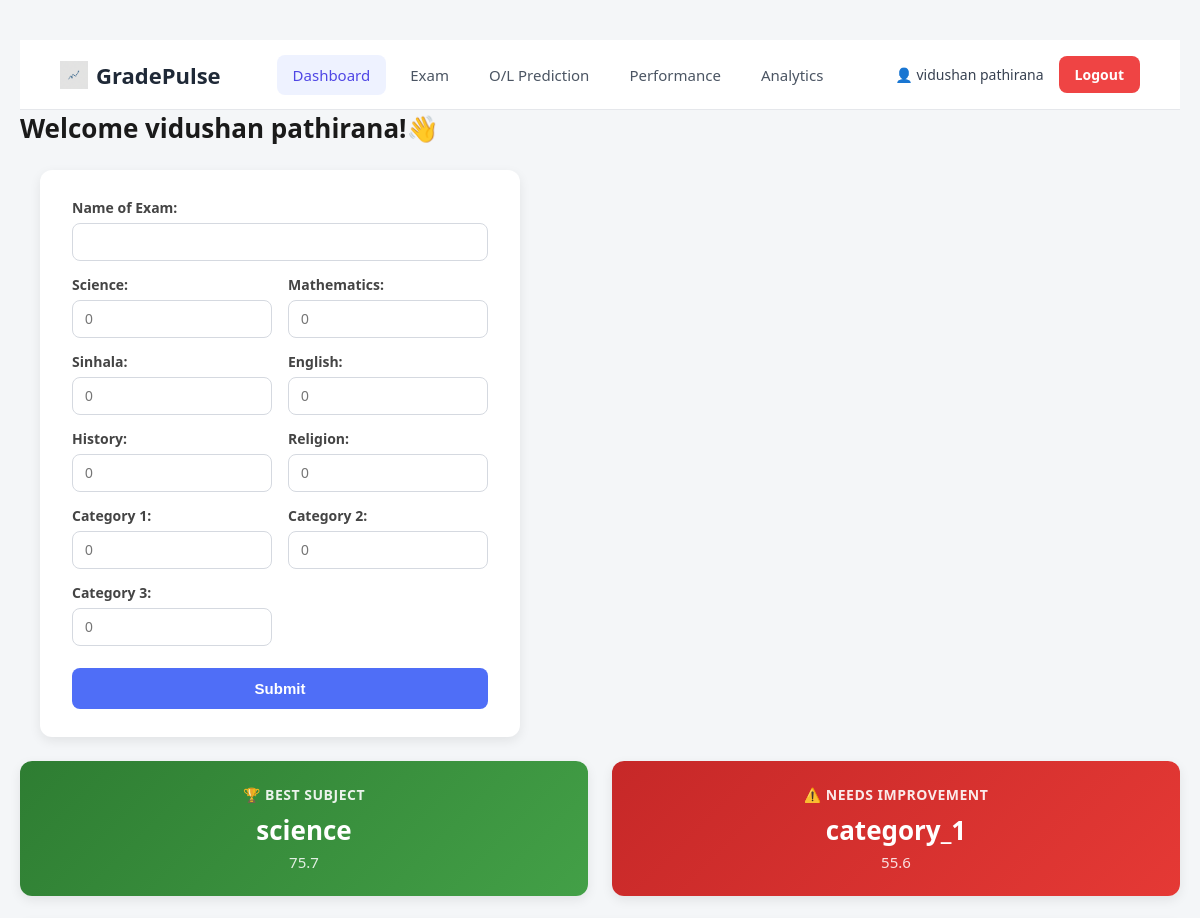
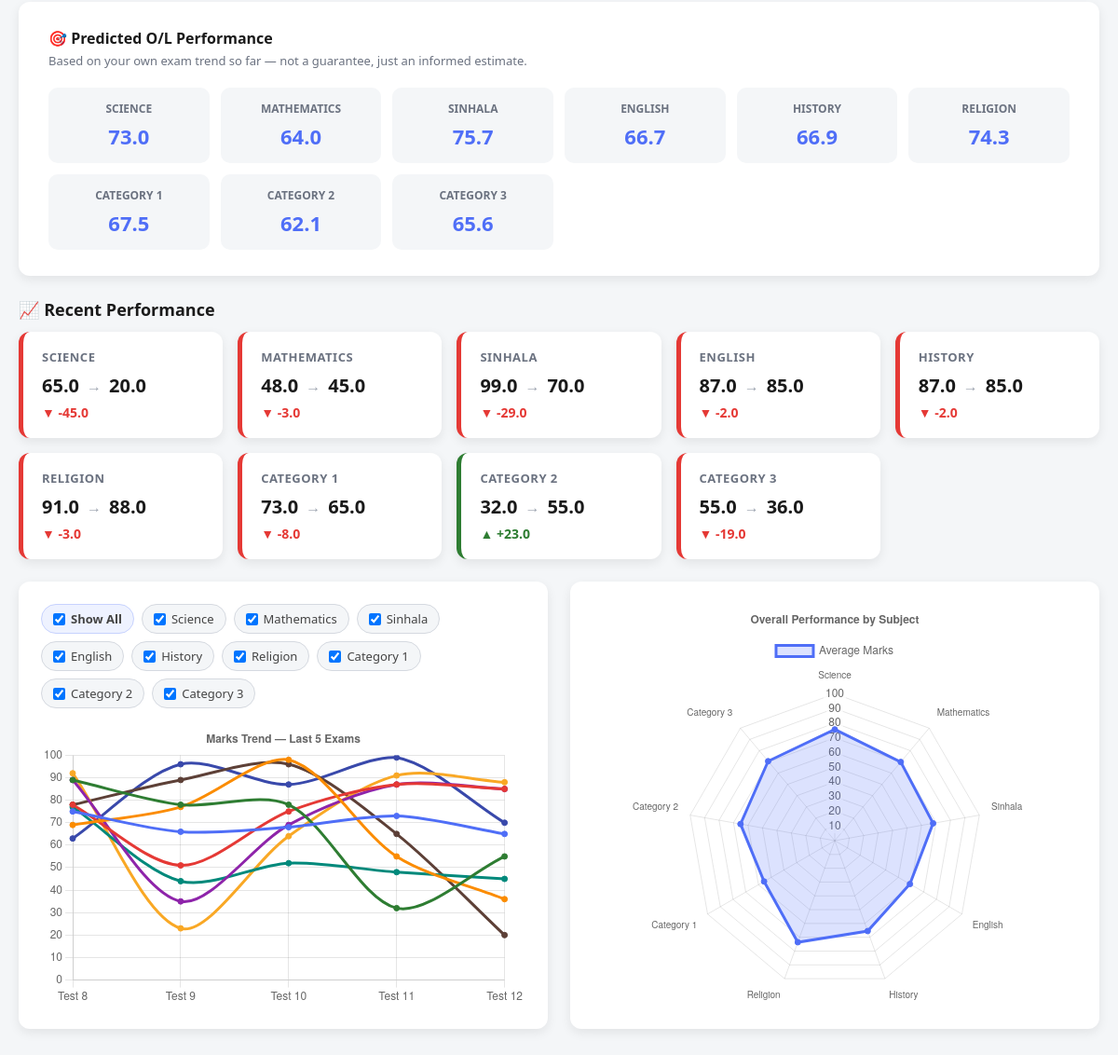
Screenshot of /home (signed in) with the database file from the repository (2 pictures, top to bottom).
### models.py (models this page shows, shortened)
class Prediction(db.Model):
    __tablename__ = "predictions"
    id = db.Column(db.Integer, primary_key=True)
    student_id = db.Column(db.Integer, db.ForeignKey("students.id"), nullable=False)
    subject = db.Column(db.String(50), nullable=False)
    predicted_score = db.Column(db.Float, nullable=False)
    created_at = db.Column(db.DateTime, default=datetime.utcnow)

class Marks(db.Model):
    __tablename__ = "marks"
    id = db.Column(db.Integer, primary_key=True)
    exam_id = db.Column(db.Integer, db.ForeignKey("exams.id"), nullable=False)
    subject = db.Column(db.String(50), nullable=False)
    score = db.Column(db.Float, nullable=False)

### app.py (the view, shortened to what this page needs)
@app.route("/home", methods=['GET', 'POST'])
def home():
    result = None
    card_data = None
    student_id = session.get("student_id")
    if student_id is None:
        return redirect(url_for("login"))
    name = session.get("name")
    subject_names = ["science",
                    "mathematics",
                    "sinhala",
                    "english",
                    "history",
                    "religion",
                    "category_1",
                    "category_2",
                    "category_3"]
    recent_exams = (
        Exam.query
        .filter_by(student_id=student_id)
        .order_by(Exam.id.desc())
        .limit(5)
        .all()
    )
    recent_exams.reverse()
    line_labels = [exam.exam_name for exam in recent_exams]
    line_data = {subject: [] for subject in subject_names}
    for exam in recent_exams:
        marks_by_subject = {m.subject: m.score for m in exam.marks}
        for subject in subject_names:
            line_data[subject].append(marks_by_subject.get(subject))
    radar_data = []
    for subject in subject_names:
        avg_score = (
            db.session.query(func.avg(Marks.score))
            .join(Exam)
            .filter(Exam.student_id == student_id,
                       Marks.subject == subject
                       )
            .scalar()
        )
        radar_data.append(round(avg_score, 1) if avg_score is not None else 0)
    improvement_data = {}
    if len(recent_exams) >= 2:
        previous_exam = recent_exams[-2]
        latest_exam = recent_exams[-1]
        previous_marks = {mark.subject: mark.score for mark in previous_exam.marks}
        latest_marks = {mark.subject: mark.score for mark in latest_exam.marks}
        for subject in subject_names:
            previous_score = previous_marks.get(subject)
            latest_score = latest_marks.get(subject)
            if previous_score is not None and latest_score is not None:
                improvement = latest_score - previous_score
                improvement_data[subject] = {
                    "previous" : previous_score,
                    "latest" : latest_score,
                    "improvement" : improvement
                }
    all_exams = (
        Exam.query
        .filter_by(student_id=student_id)
        .order_by(Exam.id.asc())
        .all()
    )
    prediction_data = {}
    if len(all_exams) >= 2:
        for subject in subject_names:
            scores = []
            for exam in all_exams:
                mark = next((m.score for m in exam.marks if m.subject == subject), None)
                if mark is not None:
                    scores.append(mark)
            if len(scores) >= 2:
                predicted_score = predict_subject(scores)
                prediction_data[subject] = predicted_score
                existing_prediction = Prediction.query.filter_by(
                    student_id=student_id,
                    subject=subject
                ).first()
                if existing_prediction:
                    existing_prediction.predicted_score = predicted_score
                    existing_prediction.created_at = datetime.utcnow()
                else:
                    db.session.add(Prediction(
                        student_id=student_id,
                        subject=subject,
                        predicted_score=predicted_score
                    ))
    db.session.commit()
    if any(score > 0 for score in radar_data):
        best_index = radar_data.index(max(radar_data))
        weakest_index = radar_data.index(min(radar_data))
        card_data = {
            "best_subject" : subject_names[best_index],
            "best_score" : radar_data[best_index],
            "weakest_subject" : subject_names[weakest_index],
            "weakest_score" : radar_data[weakest_index]
        }
    chart_data = {
        "line_labels" : line_labels,
        "line_data" : line_data,
        "radar_labels" : subject_names,
        "radar_data" : radar_data
    }
    return render_template("index.html",
                           result=result,
                           card_data=card_data,
                           name=name,
                           chart_data=chart_data,
                           improvement_data=improvement_data,
                           prediction_data=prediction_data)

### predict.py (called while the page is built)
def predict_subject(scores):
    if not scores:
        return None
    if len(scores) == 1:
        return round(scores[0], 1)
    x = np.arange(len(scores))
    weights = np.linspace(1, 2, len(scores))
    weighted_avg = np.average(scores, weights=weights)
    slope, intercept = np.polyfit(x, scores, 1)
    trend_prediction = slope * len(scores) + intercept
    predicted = 0.6 * weighted_avg + 0.4 * trend_prediction
    return round(max(0, min(100, predicted)), 1)

### templates/index.html (shortened to what this page needs)
<!DOCTYPE html>
<html lang="en">
<head>
    <link rel="stylesheet" href="{{ url_for('static', filename='style.css') }}">
    <link rel="stylesheet" href="{{ url_for('static', filename='responsive.css') }}">
</head>
<body>
    <nav class="navbar">
        <a href="{{ url_for('home') }}" class="brand">
            <img src="{{ url_for('static', filename='favicon.png') }}" alt="GradePulse logo" class="brand-icon">
            <span>GradePulse</span>
        </a>
        <div class="nav-links">
            <a href="{{ url_for('home') }}" class="nav-link active">Dashboard</a>
            <a href="#" class="nav-link">Exam</a>
            <a href="#prediction-section" class="nav-link">O/L Prediction</a>
            <a href="#insight-section" class="nav-link">Performance</a>
            <a href="#charts-section" class="nav-link">Analytics</a>
        </div>
        <div class="nav-user">
            <span class="username"> 👤 {{ name }}</span>
            <a href="{{ url_for('logout') }}" class="logout-btn">Logout</a>
        </div>
    </nav>
    <h1>Welcome {{ name }}!👋</h1>
    <div class="dashboard-top">
        <div class="form">
            <form method="POST">
                <p>
                <label for="exam_name">Name of Exam:</label>
                <input type="text" id='exam_name' name="exam_name"><br>
                </p>
                <p>
                <label for="science">Science: </label>
                <input type="number" id="science" name="science" placeholder="0" min="0" max="100" required><br>
                </p>
                <p>
                <label for="math">Mathematics: </label>
                <input type="number" id="math" name="math" placeholder="0" min="0" max="100" required><br>
                </p>
                <p>
                <label for="sinhala">Sinhala: </label>
                <input type="number" id="sinhala" name="sinhala" placeholder="0" min="0" max="100"required><br>
                </p>
                <p>
                <label for="english">English: </label>
                <input type="number" id="english" name="english" placeholder="0" min="0" max="100" required><br>
                </p>
                <p>
                <label for="history">History: </label>
                <input type="number" id="history" name="history" placeholder="0" min="0" max="100" required><br>
                </p>
                <p>
                <label for="religion">Religion: </label>
                <input type="number" id="religion" name="religion" placeholder="0" min="0" max="100" required><br>
                </p>
                <p>
                <label for="category_1">Category 1: </label>
                <input type="number" id="category_1" name="category_1" placeholder="0" min="0" max="100" required><br>
                </p>
                <p>
                <label for="category_2">Category 2: </label>
                <input type="number" id="category_2" name="category_2" placeholder="0" min="0" max="100" required><br>
                </p>
                <p>
                <label for="category_3">Category 3: </label>
                <input type="number" id="category_3" name="category_3" placeholder="0" min="0" max="100" required><br>
                </p>
                <button type="submit">Submit</button>
            </form>
        </div>
    </div>
    {% if card_data %}
    <div class="insight-section" id="insight-section">
        <div class="insight-card insight-best">
            <div class="insight-label">🏆 Best Subject</div>
            <div class="insight-subject">{{ card_data.best_subject }}</div>
            <div class="insight-score">{{ card_data.best_score }}</div>
        </div>
        <div class="insight-card insight-weak">
            <div class="insight-label">⚠️ Needs Improvement</div>
            <div class="insight-subject">{{ card_data.weakest_subject }}</div>
            <div class="insight-score">{{ card_data.weakest_score }}</div>
        </div>
    </div>
    {% endif %}
    {% if prediction_data %}
    <div class="prediction-section" id="prediction-section">
        <div class="prediction-header">
            <h4>🎯 Predicted O/L Performance</h4>
            <p class="prediction-disclaimer">
                Based on your own exam trend so far — not a guarantee, just an informed estimate.
            </p>
        </div>
        <div class="prediction-grid">
            {% for subject, score in prediction_data.items() %}
            <div class="prediction-card">
                <div class="prediction-subject">{{ subject.replace('_', ' ').title() }}</div>
                <div class="prediction-score">{{ score }}</div>
            </div>
            {% endfor %}
        </div>
    </div>
    {% elif result %}
    <div class="prediction-section prediction-empty">
        <p>📊 Submit at least 2 exams to unlock O/L predictions for each subject.</p>
    </div>
    {% endif %}
    {% if improvement_data %}
    <div class="improvement-section">
        <h4 class="improvement-title">📈 Recent Performance</h4>
        <div class="improvement-grid">
            {% for subject, data in improvement_data.items() %}
            <div class="improvement-card {% if data.improvement > 0 %}improvement-up{% elif data.improvement < 0 %}improvement-down{% else %}improvement-flat{% endif %}">
                <div class="improvement-subject">{{ subject.replace('_', ' ').title() }}</div>
                <div class="improvement-scores">
                    <span>{{ data.previous }}</span>
                    <span class="improvement-arrow">→</span>
                    <span>{{ data.latest }}</span>
                </div>
                <div class="improvement-delta">
                    {% if data.improvement > 0 %}▲ +{{ data.improvement }}
                    {% elif data.improvement < 0 %}▼ {{ data.improvement }}
                    {% else %}— No change{% endif %}
                </div>
            </div>
            {% endfor %}
        </div>
    </div>
    {% endif %}
    {% if chart_data.line_labels %}
    <div class="charts-section" id="charts-section">
        <div class="chart-card">
            <div class="subject-filter">
                <label class="filter-chip filter-all">
                    <input type="checkbox" id="showAllSubjects" checked>
                    Show All
                </label>
                {% for subject in chart_data.radar_labels %}
                <label class="filter-chip">
                    <input type="checkbox" class="subject-checkbox" value="{{ subject }}" checked>
                    {{ subject.replace('_', ' ').title() }}
                </label>
                {% endfor %}
            </div>
            <div class="chart-canvas-wrapper">
                <canvas id="lineChart"></canvas>
            </div>
        </div>
        <div class="chart-card">
            <canvas id="radarChart"></canvas>
        </div>
    </div>
    {% endif %}
    <script>
        const result = {{ result | tojson }};
        const chartData = {{ chart_data | tojson }};
    </script>
</body>
</html>

### rows the page displays
Prediction: replace "SCIENCE", predicted_score "73.0"
Prediction: replace "MATHEMATICS", predicted_score "64.0"
Prediction: replace "SINHALA", predicted_score "75.7"
Prediction: replace "ENGLISH", predicted_score "66.7"
Prediction: replace "HISTORY", predicted_score "66.9"
Prediction: replace "RELIGION", predicted_score "74.3"
Marks: previous "65.0"
Marks: latest "20.0"
Marks: previous "48.0"
Marks: latest "45.0"
Marks: previous "99.0"
Marks: latest "70.0"
Marks: previous "87.0"
Marks: latest "85.0"
Marks: previous "87.0"
Marks: latest "85.0"
Marks: previous "91.0"
Marks: latest "88.0"
Marks: previous "73.0"
Marks: latest "65.0"
Marks: previous "32.0"
Marks: latest "55.0"
Marks: previous "55.0"
Marks: latest "36.0"

### other values shown
{{ name }} "vidushan pathirana"
{{ card_data.best_subject }} "science"
{{ card_data.best_score }} "75.7"
{{ card_data.weakest_subject }} "category_1"
{{ card_data.weakest_score }} "55.6"
{{ subject.replace('_', ' ').title() }} "CATEGORY 1" "CATEGORY 2" "CATEGORY 3"
{{ score }} "67.5" "62.1" "65.6"
{{ subject.replace('_', ' ').title() }} "SCIENCE" "MATHEMATICS" "SINHALA" "ENGLISH" "HISTORY" "RELIGION" "CATEGORY 1" "CATEGORY 2" "CATEGORY 3"
{{ data.improvement }} "-45.0" "-3.0" "-29.0" "-2.0" "-2.0" "-3.0" "-8.0" "-19.0"
{{ data.improvement }} "23.0"
{{ subject.replace('_', ' ').title() }} "Science" "Mathematics" "Sinhala" "English" "History" "Religion" "Category 1" "Category 2" "Category 3"
